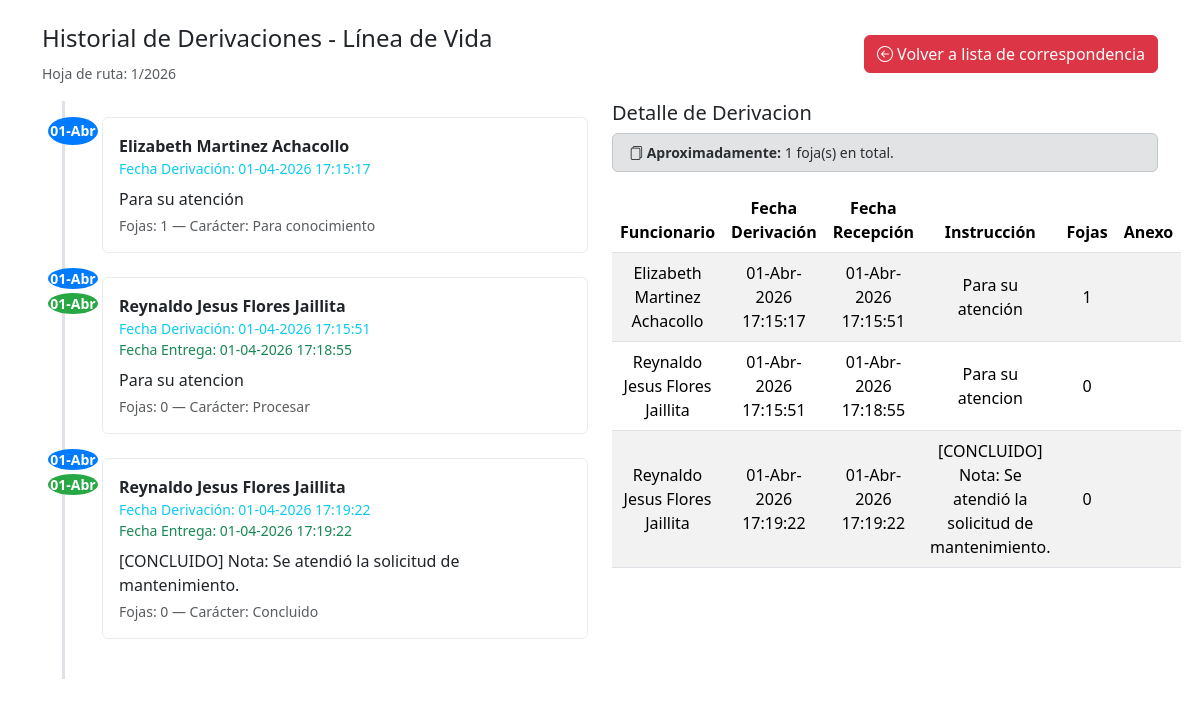
Screenshot of /derivacion/index.php?id=1 with the database file from the repository.
### tables this page shows
CREATE TABLE `correspondencia` (
  `id` int(11) NOT NULL,
  `hojaruta` varchar(255) DEFAULT NULL,
  `remitente_id` int(11) DEFAULT NULL,
  `remitente_externo` varchar(255) DEFAULT NULL,
  `idfuncionario_enturno` int(11) DEFAULT NULL,
  `tipo_remitente` enum('interno','externo') DEFAULT NULL,
  `remitente` varchar(255) DEFAULT NULL,
  `referencia` text DEFAULT NULL,
  `fojas` int(11) DEFAULT NULL,
  `anexo` varchar(255) NOT NULL,
  `fecha_registro` timestamp NOT NULL DEFAULT current_timestamp(),
  `fecha_conclusion` timestamp NULL DEFAULT NULL,
  `foto` varchar(255) DEFAULT NULL,
  `estado` varchar(255) DEFAULT NULL,
  `actualizado_en` timestamp NOT NULL DEFAULT current_timestamp(),
  `eliminado_en` timestamp NULL DEFAULT NULL,
  `agrupado_en` int(11) DEFAULT NULL
);

CREATE TABLE `derivacion` (
  `id` int(11) NOT NULL,
  `id_correspondencia` int(11) NOT NULL,
  `id_funcionario` int(11) NOT NULL,
  `fecha_derivacion` timestamp NOT NULL DEFAULT current_timestamp(),
  `fecha_entrega_derivacion` timestamp NULL DEFAULT NULL,
  `instruccion_adicional` text DEFAULT NULL,
  `fojas` varchar(255) DEFAULT NULL,
  `anexo` varchar(255) DEFAULT NULL,
  `caracter` varchar(25) DEFAULT NULL
);

CREATE TABLE `funcionario` (
  `id` int(11) NOT NULL,
  `ci` int(11) NOT NULL,
  `nombre` varchar(100) NOT NULL,
  `paterno` varchar(60) NOT NULL,
  `materno` varchar(60) NOT NULL,
  `usuario` varchar(50) NOT NULL,
  `password` varchar(255) NOT NULL,
  `contrasenia` varchar(255) NOT NULL,
  `rol` varchar(25) DEFAULT NULL,
  `id_puesto` int(11) NOT NULL,
  `id_area` int(11) DEFAULT NULL,
  `estado` varchar(12) NOT NULL,
  `creado_en` timestamp NOT NULL DEFAULT current_timestamp(),
  `actualizado_en` timestamp NOT NULL DEFAULT current_timestamp(),
  `eliminado_en` timestamp NULL DEFAULT NULL
);

### derivacion/index.php (the view, shortened to what this page needs)
<?php
require '../db.php';
$id = $_POST['id'] ?? $_GET['id'] ?? null;
$stmt = $pdo->prepare("SELECT id, hojaruta, remitente, referencia, fojas, anexo, fecha_registro, estado FROM correspondencia WHERE id = :id");
$stmt->execute([':id' => $id]);
$cor = $stmt->fetch(PDO::FETCH_ASSOC);
$sql = "SELECT d.*, f.nombre, f.paterno, f.materno
        FROM derivacion d
        LEFT JOIN funcionario f ON f.id = d.id_funcionario
        WHERE d.id_correspondencia = :id
        ORDER BY d.fecha_derivacion ASC";
$stmt2 = $pdo->prepare($sql);
$stmt2->execute([':id' => $id]);
$derivaciones = $stmt2->fetchAll(PDO::FETCH_ASSOC);
$stmtSum = $pdo->prepare("SELECT SUM(CAST(fojas AS UNSIGNED)) FROM derivacion WHERE id_correspondencia = :id");
$stmtSum->execute([':id' => $id]);
$total_fojas = (int) $stmtSum->fetchColumn();
$meses_es = [
    'Jan' => 'Ene', 'Feb' => 'Feb', 'Mar' => 'Mar', 'Apr' => 'Abr',
    'May' => 'May', 'Jun' => 'Jun', 'Jul' => 'Jul', 'Aug' => 'Ago',
    'Sep' => 'Sep', 'Oct' => 'Oct', 'Nov' => 'Nov', 'Dec' => 'Dic'
];
?>
<!doctype html>
<html lang="es">
<head>
    <link href="https://cdn.jsdelivr.net/npm/bootstrap@5.3.2/dist/css/bootstrap.min.css" rel="stylesheet">
    <link rel="stylesheet" href="https://cdn.jsdelivr.net/npm/bootstrap-icons@1.10.5/font/bootstrap-icons.css">
    <link rel="stylesheet" href="../assets/css/derivacion.css">
</head>
<body>
<div class="container mt-4">
    <div class="d-flex justify-content-between align-items-center mb-3">
        <div>
            <h4>Historial de Derivaciones - Línea de Vida</h4>
            <small class="text-muted">Hoja de ruta: <?php echo htmlspecialchars($cor['hojaruta']); ?></small>
        </div>
        <div>
            <a href="../correspondencia/index.php" class="btn btn-danger">
                <i class="bi bi-arrow-left-circle"></i> Volver a lista de correspondencia
            </a>
        </div>
    </div>
    <div class="row">
        <div class="col-lg-6">
            <div class="timeline">
                <?php if (empty($derivaciones)): ?>
                    <div class="alert alert-info">No hay derivaciones registradas para esta correspondencia.</div>
                <?php else: ?>
                    <?php foreach ($derivaciones as $index => $d): ?>
                        <div class="timeline-item">
                            <div class="time-marker">
                                <div class="circle_blue"><?php echo strtr(date('d-M', strtotime($d['fecha_derivacion'])), $meses_es); ?></div>
                                <?php if ($index > 0): ?>
                                    <div class="circle_green"><?php echo strtr(date('d-M', strtotime($d['fecha_entrega_derivacion'])), $meses_es); ?></div>
                                <?php endif; ?>
                            </div>
                            <div class="card p-2">
                                <div class="card-body p-2">
                                    <strong><?php echo htmlspecialchars(trim(($d['nombre'] ?? '') . ' ' . ($d['paterno'] ?? '') . ' ' . ($d['materno'] ?? ''))); ?></strong>
                                    <div class="text-info small">Fecha Derivación: <?php echo date('d-m-Y H:i:s', strtotime($d['fecha_derivacion'])); ?></div>
                                    <?php if ($index > 0): ?>
                                        <div class="text-success small">Fecha Entrega: <?php echo date('d-m-Y H:i:s', strtotime($d['fecha_entrega_derivacion'])); ?></div>
                                    <?php endif; ?>
                                    <p class="mb-0 mt-2"><?php echo nl2br(htmlspecialchars($d['instruccion_adicional'] ?? '')); ?></p>
                                    <div class="small text-muted mt-1">Fojas: <?php echo htmlspecialchars($d['fojas']); ?> — Carácter: <?php echo htmlspecialchars($d['caracter']); ?></div>
                                </div>
                            </div>
                        </div>
                    <?php endforeach; ?>
                <?php endif; ?>
            </div>
        </div>
        <div class="col-lg-6">
            <h5>Detalle de Derivacion</h5>
            <div class="alert alert-secondary py-2 mt-2 mb-3">
                <div class="small">
                    <i class="bi bi-files"></i> <strong>Aproximadamente:</strong> <?= $total_fojas ?> foja(s) en total.
                </div>
            </div>
            <table class="table table-striped text-center align-middle">
                <thead class="text-center">
                <tr>
                    <th>Funcionario</th>
                    <th>Fecha Derivación</th>
                    <th>Fecha Recepción</th>
                    <th>Instrucción</th>
                    <th>Fojas</th>
                    <th>Anexo</th>
                </tr>
                </thead>
                <tbody>
                <?php if (!empty($derivaciones)): ?>
                    <?php foreach ($derivaciones as $d): ?>
                        <tr>
                            <td><?php echo htmlspecialchars(trim(($d['nombre'] ?? '') . ' ' . ($d['paterno'] ?? '') . ' ' . ($d['materno'] ?? ''))); ?></td>
                            <td><?php echo strtr(date('d-M-Y H:i:s', strtotime($d['fecha_derivacion'])), $meses_es); ?></td>
                            <td>
                                <?php if (!empty($d['fecha_entrega_derivacion'])): ?>
                                    <div class="d-flex flex-column align-items-center">
                                        <span>
                                            <?php echo strtr(date('d-M-Y H:i:s', strtotime($d['fecha_entrega_derivacion'])), $meses_es); ?>
                                        </span>
                                    </div>
                                <?php else: ?>
                                    <span class="text-muted">No entregado</span>
                                <?php endif; ?>
                            </td>
                            <td><?php echo nl2br(htmlspecialchars($d['instruccion_adicional'] ?? '')); ?></td>
                            <td><?php echo htmlspecialchars($d['fojas']); ?></td>
                            <td><?php echo htmlspecialchars($d['anexos'] ?? $d['anexo'] ?? ''); ?></td>
                        </tr>
                    <?php endforeach; ?>
                <?php else: ?>
                    <tr><td colspan="6">Sin registros</td></tr>
                <?php endif; ?>
                </tbody>
            </table>
        </div>
    </div>
</div>
</body>
</html>

### assets/css/derivacion.css (style rules this page uses)
.timeline { position: relative; padding: 1rem 0; }
.timeline::before { content: ''; position: absolute; left: 20px; top: 0; bottom: 0; width: 3px; background: #dee2e6; }
.timeline-item { position: relative; margin-left: 60px; margin-bottom: 1.5rem; }
.timeline-item .time-marker { position: absolute; left: -43px; width: 28px; height: 28px; border-radius: 50%; background: #ffffff; color: #fff; display: flex; align-items: center; justify-content: center; font-size: 14px; }
.timeline-item .card { box-shadow: none; border: 1px solid #e9ecef; }
.time-marker { display: flex; flex-direction: column; align-items: center; gap: 4px; }
.circle_blue { width: 50px; height: 60px; border-radius: 50%; background-color: #007bff; color: #fff; display: flex; align-items: center; justify-content: center; font-weight: bold; }
.circle_green { width: 50px; height: 60px; border-radius: 50%; background-color: #28a745; color: #fff; display: flex; align-items: center; justify-content: center; font-weight: bold; }

### rows the page displays
correspondencia: hojaruta "1/2026"
derivacion: fecha_derivacion "01-Abr", id_funcionario.materno "Elizabeth Martinez Achacollo", fecha_derivacion "01-04-2026 17:15:17", instruccion_adicional "Para su atención", fojas "1", caracter "Para conocimiento", fecha_derivacion "01-Abr-2026 17:15:17", fecha_entrega_derivacion "01-Abr-2026 17:15:51"
derivacion: fecha_derivacion "01-Abr", fecha_entrega_derivacion "01-Abr", id_funcionario.materno "Reynaldo Jesus Flores Jaillita", fecha_derivacion "01-04-2026 17:15:51", fecha_entrega_derivacion "01-04-2026 17:18:55", instruccion_adicional "Para su atencion", fojas "0", caracter "Procesar", fecha_derivacion "01-Abr-2026 17:15:51", fecha_entrega_derivacion "01-Abr-2026 17:18:55"
derivacion: fecha_derivacion "01-Abr", fecha_entrega_derivacion "01-Abr", id_funcionario.materno "Reynaldo Jesus Flores Jaillita", fecha_derivacion "01-04-2026 17:19:22", fecha_entrega_derivacion "01-04-2026 17:19:22", instruccion_adicional "[CONCLUIDO] Nota: Se atendió la solicitud de mantenimiento.", fojas "0", caracter "Concluido", fecha_derivacion "01-Abr-2026 17:19:22", fecha_entrega_derivacion "01-Abr-2026 17:19:22"

### other values shown
$total_fojas "1"
